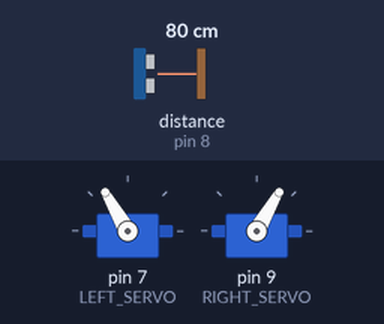
A sketch run on a simulated Arduino Uno, built with avr-gcc and run on an emulated ATmega328P. Parts: 2 × servo. Wiring (inferred from the names in the program): ultrasonic range finder: trigger pin 3; echo pin 8. The inputs (shaded band) are chosen by the test bench; at power-on: distance to the obstacle (sensor on pin 8) 80 cm. The echo pulse lasts 58.3 µs per cm.

Above: at 1.2 s.
1.3 s: distance to the obstacle (sensor on pin 8) set to 17 cm
2.8 s: distance to the obstacle (sensor on pin 8) set to 13 cm
At 3.0 s:
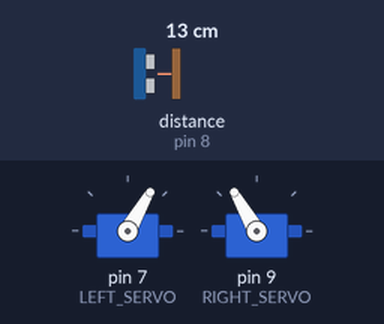
At 3.65 s:
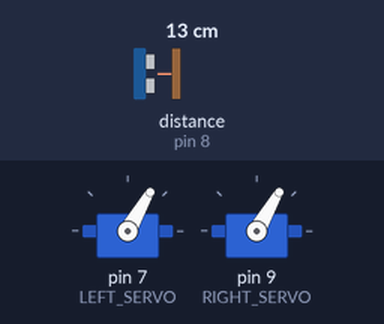
5.8 s: distance to the obstacle (sensor on pin 8) set to 18 cm
7.8 s: distance to the obstacle (sensor on pin 8) set to 2 cm
At 9.1 s:
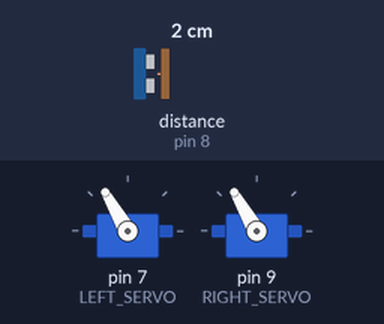
Timing chart, 0 to 11.8 s (numbered marks = the images above; inputs shaded):
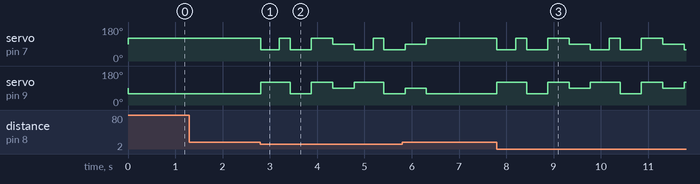

Measured:
- the behaviour switches between 15 and 14 cm on distance to the obstacle (sensor on pin 8) (found by bisection; images 0 and 1)
- after the input at 1.3 s, every drawn part: stays the same
- after the input at 2.8 s, servo on pin 7 (LEFT_SERVO): 120° → 60° at once, → 120° 0.40 s later, → 60° 0.23 s later, → 120° 0.45 s later, … (8 changes in this stretch); servo on pin 9 (RIGHT_SERVO): 60° → 120° at once, → 60° 0.63 s later, → 120° 0.45 s later, → 90° 0.45 s later, … (6 changes in this stretch)
- after the input at 7.8 s, servo on pin 7 (LEFT_SERVO): 120° → 60° at once, → 120° 0.40 s later, → 60° 0.23 s later, → 120° 0.45 s later, … (11 changes in this stretch); servo on pin 9 (RIGHT_SERVO): 60° → 120° at once, → 60° 0.63 s later, → 120° 0.45 s later, → 90° 0.45 s later, … (9 changes in this stretch)

The sketch:

bumpy_test_code.ino
```cpp
/*
   Bumpy the 3d printed Arduino obstacle avoider.

   Goal in life...
      Bumps around trying to stay out of the way :-)

   Written by Scott Beasley - 2018
   Free to use or modify. Enjoy.
*/

/*
 * Connect the left servo to pin 7, the right on pin 9
 * Connect the sonar trigger to pin 3 and echo to pin 8.
 */

/*
   Uses the Arduino Servo library.
*/

#include <Servo.h>

#define microsecondsToCentimeters(microseconds) (unsigned long)microseconds / 29.1 / 2.0
#define MIN_ACTION_DIST 13 // 13 cm

// Change these defines if you use differnt pins
#define TRIGGER_PIN 3  // Digital pin 3.
#define ECHO_PIN 8 // Digital pin 8
#define LEFT_SERVO 7 // Pin used for the left servo
#define RIGHT_SERVO 9 // Pin used for the right servo

// Speed defines
#define MAXFORWARDSPEED 120 // Max speed we want moving forward
#define MAXBACKWARDSPEED 60 // Max reverse speed
#define STOP 90

// Various time delays used for driving and servo
#define TURNDELAY 450
#define BACKUPDELAY 400

/*
   Globals area. Try to keep them to a minimum :-)
*/

// Create the servo objects with use to interface with
Servo motor_left; // Create Left servo motor object
Servo motor_right; // Create Right servo motor object

unsigned long left_dist, right_dist; // Distance measured left and right

void setup ( )
{
   motor_left.attach (LEFT_SERVO); // Attach the servo to the digital pin
   motor_left.write (STOP); // Set the servo to the middle (neutral) pos
   motor_right.attach (RIGHT_SERVO); // Attach the servo to the digital pin
   motor_right.write (STOP); // Set the servo to the middle (neutral) pos

   // Set modes for proximity sensor pins
   pinMode (ECHO_PIN, INPUT);
   pinMode (TRIGGER_PIN, OUTPUT);
}

void loop ( )
{
   static int direction_changed = 1;
   unsigned long dist_fwd;

   // Get a reading from the sonar sensor
   dist_fwd = ping ( );
   //Serial.print ("Distance sensor reading: ");
   //Serial.println (dist_fwd);

   // Go forward while nothing is in the distance sensors read area
   if (dist_fwd > MIN_ACTION_DIST || dist_fwd == 0 && direction_changed)
   {
      go_forward ( );
      direction_changed = 0;
   }
   else // There is something in the sensors read area
   {
      halt ( ); // Stop!
      go_backward ( ); // Back up a bit
      delay (BACKUPDELAY);
      halt ( ); // Stop!

      // Look left and right and see which is more open.
      go_left ( );
      delay (TURNDELAY/2);
      halt ();
      left_dist = ping ();

      go_right ();
      delay (TURNDELAY);
      halt ( );
      right_dist = ping ();

      // Turn back left if better, else stay right.
      if (left_dist >= right_dist) {
         go_left ();
         delay (TURNDELAY);
         halt ();
      }

      direction_changed = 1; // Make the bot go forward again.
      delay (TURNDELAY);
   }
}

// Read the HC-SR04 uSonic sensor
unsigned long ping ( )
{
   // Trigger the uSonic sensor (HC-SR04) to send out a ping
   digitalWrite (TRIGGER_PIN, LOW);
   delayMicroseconds (5);
   digitalWrite (TRIGGER_PIN, HIGH);
   delayMicroseconds (10);
   digitalWrite (TRIGGER_PIN, LOW);

   // Measure how long the ping took and convert to cm's
   return (microsecondsToCentimeters (pulseIn (ECHO_PIN, HIGH)));
}

void go_forward ( )
{
   motor_left.write (MAXFORWARDSPEED);
   motor_right.write (MAXBACKWARDSPEED);
}

void go_backward ( )
{
   motor_left.write (MAXBACKWARDSPEED);
   motor_right.write (MAXFORWARDSPEED);
}

void go_left ( )
{
   motor_left.write (MAXFORWARDSPEED);
   motor_right.write (MAXFORWARDSPEED);
}

void go_right ( )
{
   motor_left.write (MAXBACKWARDSPEED);
   motor_right.write (MAXBACKWARDSPEED);
}

void halt ( )
{
   motor_left.write (STOP);
   motor_right.write (STOP);
}
```
